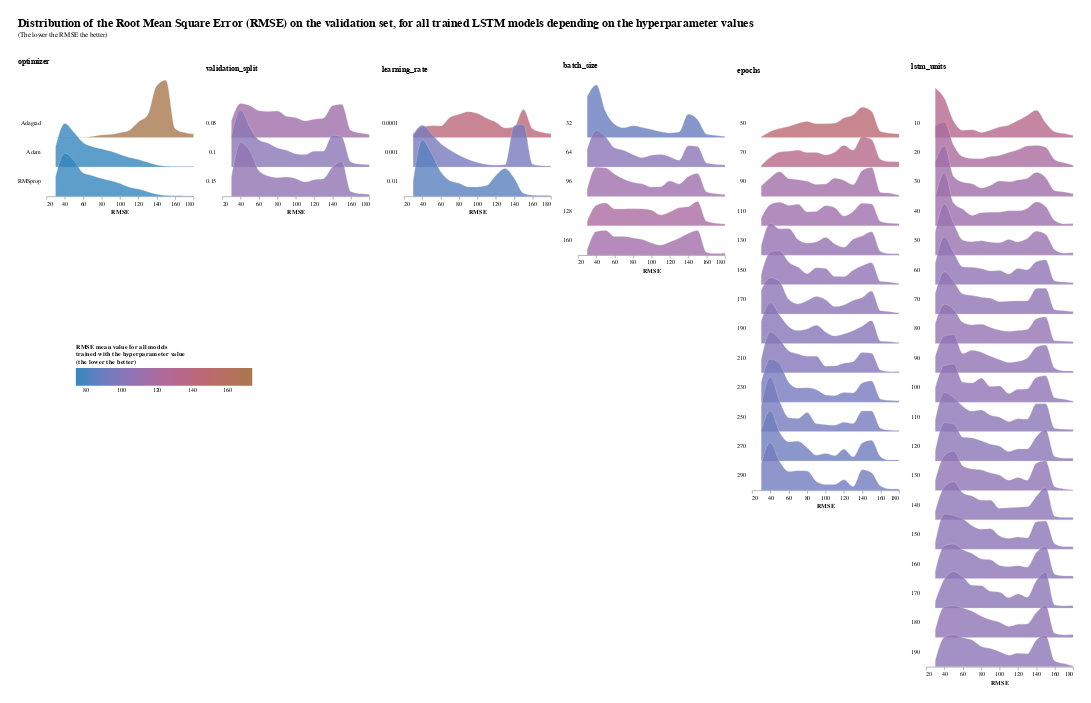

Notebook cell for this chart:
### Markdown cell above
## Hyperparameters Sensitivity Analysis
We perform here an analysis of the best model's sensitivity to the following hyperparamters:
* the optimizer used (e.g. Adam RMSprop, Adagrad)
* the training validation datasets split
* the number of lstm units
* the learning rate
* the batch size
* the number of training epochs

To perform this analysis, we trained 33,345 LSTM models for all possible combinations (within the selected ranges of values) of those 6 hyperparameters on the best model, and recorded for each model, the Root Mean Square Error (RMSE) on the test set.
The results are stored in a CSV file available in the ../assets/tuning folder.

The below visualization displays for each hyperparameter value, the distribution of the RMSE, and the mean of RMSE (using the color), for all models trained with that hyperparameter value. This allows us to show if a specific hyperparameter tends to lead to lower or higher RMSE and to compare the distribution between two values of the same hyperparameters.

### Code cell
hpt_df = pd.read_csv(r"../assets/tuning/hpt_results.csv")
# We can discard some hyperparameter data to reduce the size of the visualization and improve readability
#hpt_df = hpt_df[hpt_df["epochs"].isin(range(50, 310, 40))]
#hpt_df = hpt_df[hpt_df["lstm_units"].isin(range(10, 200, 30))]
draw_hyperparameters_distribution(hpt_df, ["optimizer", "validation_split", "learning_rate", "batch_size", "epochs", "lstm_units"])

### Figure 1 — Vega-Lite specification as saved in the notebook (floating-point values rounded to 4 significant figures; data arrays with more than 128 entries replaced by an {"elided": "..."} marker saying what was removed)
{"config": {"view": {"continuousWidth": 400, "continuousHeight": 300, "stroke": null}, "facet": {"spacing": 0}}, "hconcat": [{"data": {"name": "data-4d318b416f2afbdf88f20fe61fdf422a"}, "facet": {"row": {"field": "hyperparameter_value", "header": {"labelAlign": "left", "labelAngle": 0}, "title": null, "type": "nominal"}}, "spec": {"mark": {"type": "area", "fillOpacity": 0.8, "interpolate": "monotone", "stroke": "lightgray", "strokeWidth": 0.5}, "encoding": {"fill": {"field": "rmse_mean", "legend": {"direction": "horizontal", "gradientLength": 300, "gradientThickness": 30, "legendX": 50, "legendY": 400, "orient": "none", "title": ["RMSE mean value for all models", "trained with the hyperparameter value", "(the lower the better)"], "titleLimit": 300}, "scale": {"range": ["#3586BD", "#A9784F"]}, "type": "quantitative"}, "x": {"axis": {"grid": false}, "field": "rmse_bin", "title": "RMSE", "type": "quantitative"}, "y": {"axis": null, "field": "count", "scale": {"range": [50, -50]}, "type": "quantitative"}}, "height": 50, "width": 250}, "bounds": "flush", "title": {"text": "optimizer", "dy": -20.0}}, {"data": {"name": "data-061763da8a621e2e8cc38671108c53b0"}, "facet": {"row": {"field": "hyperparameter_value", "header": {"labelAlign": "left", "labelAngle": 0}, "title": null, "type": "quantitative"}}, "spec": {"mark": {"type": "area", "fillOpacity": 0.8, "interpolate": "monotone", "stroke": "lightgray", "strokeWidth": 0.5}, "encoding": {"fill": {"field": "rmse_mean", "legend": {"direction": "horizontal", "gradientLength": 300, "gradientThickness": 30, "legendX": 50, "legendY": 400, "orient": "none", "title": ["RMSE mean value for all models", "trained with the hyperparameter value", "(the lower the better)"], "titleLimit": 300}, "scale": {"range": ["#3586BD", "#A9784F"]}, "type": "quantitative"}, "x": {"axis": {"grid": false}, "field": "rmse_bin", "title": "RMSE", "type": "quantitative"}, "y": {"axis": null, "field": "count", "scale": {"range": [50, -50]}, "type": "quantitative"}}, "height": 50, "width": 250}, "bounds": "flush", "title": {"text": "validation_split", "dy": -47.98}}, {"data": {"name": "data-c4d9a9b53d3c091da4201f75718f8e41"}, "facet": {"row": {"field": "hyperparameter_value", "header": {"labelAlign": "left", "labelAngle": 0}, "title": null, "type": "quantitative"}}, "spec": {"mark": {"type": "area", "fillOpacity": 0.8, "interpolate": "monotone", "stroke": "lightgray", "strokeWidth": 0.5}, "encoding": {"fill": {"field": "rmse_mean", "legend": {"direction": "horizontal", "gradientLength": 300, "gradientThickness": 30, "legendX": 50, "legendY": 400, "orient": "none", "title": ["RMSE mean value for all models", "trained with the hyperparameter value", "(the lower the better)"], "titleLimit": 300}, "scale": {"range": ["#3586BD", "#A9784F"]}, "type": "quantitative"}, "x": {"axis": {"grid": false}, "field": "rmse_bin", "title": "RMSE", "type": "quantitative"}, "y": {"axis": null, "field": "count", "scale": {"range": [50, -50]}, "type": "quantitative"}}, "height": 50, "width": 250}, "bounds": "flush", "title": {"text": "learning_rate", "dy": -55.18}}, {"data": {"name": "data-55a1e725406621dee4509694a1ad4b38"}, "facet": {"row": {"field": "hyperparameter_value", "header": {"labelAlign": "left", "labelAngle": 0}, "title": null, "type": "quantitative"}}, "spec": {"mark": {"type": "area", "fillOpacity": 0.8, "interpolate": "monotone", "stroke": "lightgray", "strokeWidth": 0.5}, "encoding": {"fill": {"field": "rmse_mean", "legend": {"direction": "horizontal", "gradientLength": 300, "gradientThickness": 30, "legendX": 50, "legendY": 400, "orient": "none", "title": ["RMSE mean value for all models", "trained with the hyperparameter value", "(the lower the better)"], "titleLimit": 300}, "scale": {"range": ["#3586BD", "#A9784F"]}, "type": "quantitative"}, "x": {"axis": {"grid": false}, "field": "rmse_bin", "title": "RMSE", "type": "quantitative"}, "y": {"axis": null, "field": "count", "scale": {"range": [50, -50]}, "type": "quantitative"}}, "height": 50, "width": 250}, "bounds": "flush", "title": {"text": "batch_size", "dy": -20.0}}, {"data": {"name": "data-8193cc503d64f5d9be50690be7fb16d0"}, "facet": {"row": {"field": "hyperparameter_value", "header": {"labelAlign": "left", "labelAngle": 0}, "title": null, "type": "quantitative"}}, "spec": {"mark": {"type": "area", "fillOpacity": 0.8, "interpolate": "monotone", "stroke": "lightgray", "strokeWidth": 0.5}, "encoding": {"fill": {"field": "rmse_mean", "legend": {"direction": "horizontal", "gradientLength": 300, "gradientThickness": 30, "legendX": 50, "legendY": 400, "orient": "none", "title": ["RMSE mean value for all models", "trained with the hyperparameter value", "(the lower the better)"], "titleLimit": 300}, "scale": {"range": ["#3586BD", "#A9784F"]}, "type": "quantitative"}, "x": {"axis": {"grid": false}, "field": "rmse_bin", "title": "RMSE", "type": "quantitative"}, "y": {"axis": null, "field": "count", "scale": {"range": [50, -50]}, "type": "quantitative"}}, "height": 50, "width": 250}, "bounds": "flush", "title": {"text": "epochs", "dy": -51.17}}, {"data": {"name": "data-ffc87ff4dfd319b06a8df9b369eae18b"}, "facet": {"row": {"field": "hyperparameter_value", "header": {"labelAlign": "left", "labelAngle": 0}, "title": null, "type": "quantitative"}}, "spec": {"mark": {"type": "area", "fillOpacity": 0.8, "interpolate": "monotone", "stroke": "lightgray", "strokeWidth": 0.5}, "encoding": {"fill": {"field": "rmse_mean", "legend": {"direction": "horizontal", "gradientLength": 300, "gradientThickness": 30, "legendX": 50, "legendY": 400, "orient": "none", "title": ["RMSE mean value for all models", "trained with the hyperparameter value", "(the lower the better)"], "titleLimit": 300}, "scale": {"range": ["#3586BD", "#A9784F"]}, "type": "quantitative"}, "x": {"axis": {"grid": false}, "field": "rmse_bin", "title": "RMSE", "type": "quantitative"}, "y": {"axis": null, "field": "count", "scale": {"range": [50, -50]}, "type": "quantitative"}}, "height": 50, "width": 250}, "bounds": "flush", "title": {"text": "lstm_units", "dy": -24.65}}], "padding": 30, "title": {"text": ["Distribution of the Root Mean Square Error (RMSE) on the validation set, for all trained LSTM models depending on the hyperparameter values"], "subtitle": ["(The lower the RMSE the better)"], "anchor": "start", "fontSize": 20, "fontWeight": "bold", "dy": -30}, "$schema": "https://vega.github.io/schema/vega-lite/v4.17.0.json", "datasets": {"data-4d318b416f2afbdf88f20fe61fdf422a": [{"hyperparameter_name": "optimizer", "hyperparameter_value": "Adagrad", "rmse_mean": 173.9, "rmse_bin": 60.0, "count": 3}, {"hyperparameter_name": "optimizer", "hyperparameter_value": "Adagrad", "rmse_mean": 173.9, "rmse_bin": 70.0, "count": 54}, {"hyperparameter_name": "optimizer", "hyperparameter_value": "Adagrad", "rmse_mean": 173.9, "rmse_bin": 80.0, "count": 131}, {"hyperparameter_name": "optimizer", "hyperparameter_value": "Adagrad", "rmse_mean": 173.9, "rmse_bin": 90.0, "count": 152}, {"hyperparameter_name": "optimizer", "hyperparameter_value": "Adagrad", "rmse_mean": 173.9, "rmse_bin": 100.0, "count": 249}, {"hyperparameter_name": "optimizer", "hyperparameter_value": "Adagrad", "rmse_mean": 173.9, "rmse_bin": 110.0, "count": 367}, {"hyperparameter_name": "optimizer", "hyperparameter_value": "Adagrad", "rmse_mean": 173.9, "rmse_bin": 120.0, "count": 799}, {"hyperparameter_name": "optimizer", "hyperparameter_value": "Adagrad", "rmse_mean": 173.9, "rmse_bin": 130.0, "count": 1136}, {"hyperparameter_name": "optimizer", "hyperparameter_value": "Adagrad", "rmse_mean": 173.9, "rmse_bin": 140.0, "count": 2643}, {"hyperparameter_name": "optimizer", "hyperparameter_value": "Adagrad", "rmse_mean": 173.9, "rmse_bin": 150.0, "count": 2927}, {"hyperparameter_name": "optimizer", "hyperparameter_value": "Adagrad", "rmse_mean": 173.9, "rmse_bin": 160.0, "count": 456}, {"hyperparameter_name": "optimizer", "hyperparameter_value": "Adagrad", "rmse_mean": 173.9, "rmse_bin": 170.0, "count": 254}, {"hyperparameter_name": "optimizer", "hyperparameter_value": "Adagrad", "rmse_mean": 173.9, "rmse_bin": 180.0, "count": 179}, {"hyperparameter_name": "optimizer", "hyperparameter_value": "Adam", "rmse_mean": 74.09, "rmse_bin": 30.0, "count": 1029}, {"hyperparameter_name": "optimizer", "hyperparameter_value": "Adam", "rmse_mean": 74.09, "rmse_bin": 40.0, "count": 2219}, {"hyperparameter_name": "optimizer", "hyperparameter_value": "Adam", "rmse_mean": 74.09, "rmse_bin": 50.0, "count": 1761}, {"hyperparameter_name": "optimizer", "hyperparameter_value": "Adam", "rmse_mean": 74.09, "rmse_bin": 60.0, "count": 1240}, {"hyperparameter_name": "optimizer", "hyperparameter_value": "Adam", "rmse_mean": 74.09, "rmse_bin": 70.0, "count": 1037}, {"hyperparameter_name": "optimizer", "hyperparameter_value": "Adam", "rmse_mean": 74.09, "rmse_bin": 80.0, "count": 922}, {"hyperparameter_name": "optimizer", "hyperparameter_value": "Adam", "rmse_mean": 74.09, "rmse_bin": 90.0, "count": 801}, {"hyperparameter_name": "optimizer", "hyperparameter_value": "Adam", "rmse_mean": 74.09, "rmse_bin": 100.0, "count": 640}, {"hyperparameter_name": "optimizer", "hyperparameter_value": "Adam", "rmse_mean": 74.09, "rmse_bin": 110.0, "count": 490}, {"hyperparameter_name": "optimizer", "hyperparameter_value": "Adam", "rmse_mean": 74.09, "rmse_bin": 120.0, "count": 382}, {"hyperparameter_name": "optimizer", "hyperparameter_value": "Adam", "rmse_mean": 74.09, "rmse_bin": 130.0, "count": 238}, {"hyperparameter_name": "optimizer", "hyperparameter_value": "Adam", "rmse_mean": 74.09, "rmse_bin": 140.0, "count": 102}, {"hyperparameter_name": "optimizer", "hyperparameter_value": "Adam", "rmse_mean": 74.09, "rmse_bin": 150.0, "count": 41}, {"hyperparameter_name": "optimizer", "hyperparameter_value": "Adam", "rmse_mean": 74.09, "rmse_bin": 160.0, "count": 31}, {"hyperparameter_name": "optimizer", "hyperparameter_value": "Adam", "rmse_mean": 74.09, "rmse_bin": 170.0, "count": 26}, {"hyperparameter_name": "optimizer", "hyperparameter_value": "Adam", "rmse_mean": 74.09, "rmse_bin": 180.0, "count": 23}, {"hyperparameter_name": "optimizer", "hyperparameter_value": "RMSprop", "rmse_mean": 74.09, "rmse_bin": 30.0, "count": 1019}, {"hyperparameter_name": "optimizer", "hyperparameter_value": "RMSprop", "rmse_mean": 74.09, "rmse_bin": 40.0, "count": 2207}, {"hyperparameter_name": "optimizer", "hyperparameter_value": "RMSprop", "rmse_mean": 74.09, "rmse_bin": 50.0, "count": 1829}, {"hyperparameter_name": "optimizer", "hyperparameter_value": "RMSprop", "rmse_mean": 74.09, "rmse_bin": 60.0, "count": 1192}, {"hyperparameter_name": "optimizer", "hyperparameter_value": "RMSprop", "rmse_mean": 74.09, "rmse_bin": 70.0, "count": 1059}, {"hyperparameter_name": "optimizer", "hyperparameter_value": "RMSprop", "rmse_mean": 74.09, "rmse_bin": 80.0, "count": 915}, {"hyperparameter_name": "optimizer", "hyperparameter_value": "RMSprop", "rmse_mean": 74.09, "rmse_bin": 90.0, "count": 800}, {"hyperparameter_name": "optimizer", "hyperparameter_value": "RMSprop", "rmse_mean": 74.09, "rmse_bin": 100.0, "count": 658}, {"hyperparameter_name": "optimizer", "hyperparameter_value": "RMSprop", "rmse_mean": 74.09, "rmse_bin": 110.0, "count": 470}, {"hyperparameter_name": "optimizer", "hyperparameter_value": "RMSprop", "rmse_mean": 74.09, "rmse_bin": 120.0, "count": 372}, {"hyperparameter_name": "optimizer", "hyperparameter_value": "RMSprop", "rmse_mean": 74.09, "rmse_bin": 130.0, "count": 242}, {"hyperparameter_name": "optimizer", "hyperparameter_value": "RMSprop", "rmse_mean": 74.09, "rmse_bin": 140.0, "count": 104}, {"hyperparameter_name": "optimizer", "hyperparameter_value": "RMSprop", "rmse_mean": 74.09, "rmse_bin": 150.0, "count": 41}, {"hyperparameter_name": "optimizer", "hyperparameter_value": "RMSprop", "rmse_mean": 74.09, "rmse_bin": 160.0, "count": 28}, {"hyperparameter_name": "optimizer", "hyperparameter_value": "RMSprop", "rmse_mean": 74.09, "rmse_bin": 170.0, "count": 21}, {"hyperparameter_name": "optimizer", "hyperparameter_value": "RMSprop", "rmse_mean": 74.09, "rmse_bin": 180.0, "count": 24}], "data-061763da8a621e2e8cc38671108c53b0": [{"hyperparameter_name": "validation_split", "hyperparameter_value": 0.05, "rmse_mean": 113.6, "rmse_bin": 30.0, "count": 512}, {"hyperparameter_name": "validation_split", "hyperparameter_value": 0.05, "rmse_mean": 113.6, "rmse_bin": 40.0, "count": 1045}, {"hyperparameter_name": "validation_split", "hyperparameter_value": 0.05, "rmse_mean": 113.6, "rmse_bin": 50.0, "count": 978}, {"hyperparameter_name": "validation_split", "hyperparameter_value": 0.05, "rmse_mean": 113.6, "rmse_bin": 60.0, "count": 823}, {"hyperparameter_name": "validation_split", "hyperparameter_value": 0.05, "rmse_mean": 113.6, "rmse_bin": 70.0, "count": 798}, {"hyperparameter_name": "validation_split", "hyperparameter_value": 0.05, "rmse_mean": 113.6, "rmse_bin": 80.0, "count": 817}, {"hyperparameter_name": "validation_split", "hyperparameter_value": 0.05, "rmse_mean": 113.6, "rmse_bin": 90.0, "count": 650}, {"hyperparameter_name": "validation_split", "hyperparameter_value": 0.05, "rmse_mean": 113.6, "rmse_bin": 100.0, "count": 606}, {"hyperparameter_name": "validation_split", "hyperparameter_value": 0.05, "rmse_mean": 113.6, "rmse_bin": 110.0, "count": 509}, {"hyperparameter_name": "validation_split", "hyperparameter_value": 0.05, "rmse_mean": 113.6, "rmse_bin": 120.0, "count": 558}, {"hyperparameter_name": "validation_split", "hyperparameter_value": 0.05, "rmse_mean": 113.6, "rmse_bin": 130.0, "count": 590}, {"hyperparameter_name": "validation_split", "hyperparameter_value": 0.05, "rmse_mean": 113.6, "rmse_bin": 140.0, "count": 974}, {"hyperparameter_name": "validation_split", "hyperparameter_value": 0.05, "rmse_mean": 113.6, "rmse_bin": 150.0, "count": 1022}, {"hyperparameter_name": "validation_split", "hyperparameter_value": 0.05, "rmse_mean": 113.6, "rmse_bin": 160.0, "count": 219}, {"hyperparameter_name": "validation_split", "hyperparameter_value": 0.05, "rmse_mean": 113.6, "rmse_bin": 170.0, "count": 137}, {"hyperparameter_name": "validation_split", "hyperparameter_value": 0.05, "rmse_mean": 113.6, "rmse_bin": 180.0, "count": 91}, {"hyperparameter_name": "validation_split", "hyperparameter_value": 0.1, "rmse_mean": 102.2, "rmse_bin": 30.0, "count": 950}, {"hyperparameter_name": "validation_split", "hyperparameter_value": 0.1, "rmse_mean": 102.2, "rmse_bin": 40.0, "count": 1741}, {"hyperparameter_name": "validation_split", "hyperparameter_value": 0.1, "rmse_mean": 102.2, "rmse_bin": 50.0, "count": 1219}, {"hyperparameter_name": "validation_split", "hyperparameter_value": 0.1, "rmse_mean": 102.2, "rmse_bin": 60.0, "count": 829}, {"hyperparameter_name": "validation_split", "hyperparameter_value": 0.1, "rmse_mean": 102.2, "rmse_bin": 70.0, "count": 730}, {"hyperparameter_name": "validation_split", "hyperparameter_value": 0.1, "rmse_mean": 102.2, "rmse_bin": 80.0, "count": 581}, {"hyperparameter_name": "validation_split", "hyperparameter_value": 0.1, "rmse_mean": 102.2, "rmse_bin": 90.0, "count": 512}, {"hyperparameter_name": "validation_split", "hyperparameter_value": 0.1, "rmse_mean": 102.2, "rmse_bin": 100.0, "count": 400}, {"hyperparameter_name": "validation_split", "hyperparameter_value": 0.1, "rmse_mean": 102.2, "rmse_bin": 110.0, "count": 379}, {"hyperparameter_name": "validation_split", "hyperparameter_value": 0.1, "rmse_mean": 102.2, "rmse_bin": 120.0, "count": 484}, {"hyperparameter_name": "validation_split", "hyperparameter_value": 0.1, "rmse_mean": 102.2, "rmse_bin": 130.0, "count": 483}, {"hyperparameter_name": "validation_split", "hyperparameter_value": 0.1, "rmse_mean": 102.2, "rmse_bin": 140.0, "count": 974}, {"hyperparameter_name": "validation_split", "hyperparameter_value": 0.1, "rmse_mean": 102.2, "rmse_bin": 150.0, "count": 917}, {"hyperparameter_name": "validation_split", "hyperparameter_value": 0.1, "rmse_mean": 102.2, "rmse_bin": 160.0, "count": 153}, {"hyperparameter_name": "validation_split", "hyperparameter_value": 0.1, "rmse_mean": 102.2, "rmse_bin": 170.0, "count": 81}, {"hyperparameter_name": "validation_split", "hyperparameter_value": 0.1, "rmse_mean": 102.2, "rmse_bin": 180.0, "count": 67}, {"hyperparameter_name": "validation_split", "hyperparameter_value": 0.15, "rmse_mean": 106.3, "rmse_bin": 30.0, "count": 586}, {"hyperparameter_name": "validation_split", "hyperparameter_value": 0.15, "rmse_mean": 106.3, "rmse_bin": 40.0, "count": 1640}, {"hyperparameter_name": "validation_split", "hyperparameter_value": 0.15, "rmse_mean": 106.3, "rmse_bin": 50.0, "count": 1393}, {"hyperparameter_name": "validation_split", "hyperparameter_value": 0.15, "rmse_mean": 106.3, "rmse_bin": 60.0, "count": 783}, {"hyperparameter_name": "validation_split", "hyperparameter_value": 0.15, "rmse_mean": 106.3, "rmse_bin": 70.0, "count": 622}, {"hyperparameter_name": "validation_split", "hyperparameter_value": 0.15, "rmse_mean": 106.3, "rmse_bin": 80.0, "count": 570}, {"hyperparameter_name": "validation_split", "hyperparameter_value": 0.15, "rmse_mean": 106.3, "rmse_bin": 90.0, "count": 591}, {"hyperparameter_name": "validation_split", "hyperparameter_value": 0.15, "rmse_mean": 106.3, "rmse_bin": 100.0, "count": 541}, {"hyperparameter_name": "validation_split", "hyperparameter_value": 0.15, "rmse_mean": 106.3, "rmse_bin": 110.0, "count": 439}, {"hyperparameter_name": "validation_split", "hyperparameter_value": 0.15, "rmse_mean": 106.3, "rmse_bin": 120.0, "count": 511}, {"hyperparameter_name": "validation_split", "hyperparameter_value": 0.15, "rmse_mean": 106.3, "rmse_bin": 130.0, "count": 543}, {"hyperparameter_name": "validation_split", "hyperparameter_value": 0.15, "rmse_mean": 106.3, "rmse_bin": 140.0, "count": 901}, {"hyperparameter_name": "validation_split", "hyperparameter_value": 0.15, "rmse_mean": 106.3, "rmse_bin": 150.0, "count": 1070}, {"hyperparameter_name": "validation_split", "hyperparameter_value": 0.15, "rmse_mean": 106.3, "rmse_bin": 160.0, "count": 143}, {"hyperparameter_name": "validation_split", "hyperparameter_value": 0.15, "rmse_mean": 106.3, "rmse_bin": 170.0, "count": 83}, {"hyperparameter_name": "validation_split", "hyperparameter_value": 0.15, "rmse_mean": 106.3, "rmse_bin": 180.0, "count": 68}], "data-c4d9a9b53d3c091da4201f75718f8e41": [{"hyperparameter_name": "learning_rate", "hyperparameter_value": 0.0001, "rmse_mean": 142.7, "rmse_bin": 30.0, "count": 144}, {"hyperparameter_name": "learning_rate", "hyperparameter_value": 0.0001, "rmse_mean": 142.7, "rmse_bin": 40.0, "count": 421}, {"hyperparameter_name": "learning_rate", "hyperparameter_value": 0.0001, "rmse_mean": 142.7, "rmse_bin": 50.0, "count": 482}, {"hyperparameter_name": "learning_rate", "hyperparameter_value": 0.0001, "rmse_mean": 142.7, "rmse_bin": 60.0, "count": 473}, {"hyperparameter_name": "learning_rate", "hyperparameter_value": 0.0001, "rmse_mean": 142.7, "rmse_bin": 70.0, "count": 819}, {"hyperparameter_name": "learning_rate", "hyperparameter_value": 0.0001, "rmse_mean": 142.7, "rmse_bin": 80.0, "count": 955}, {"hyperparameter_name": "learning_rate", "hyperparameter_value": 0.0001, "rmse_mean": 142.7, "rmse_bin": 90.0, "count": 1058}, {"hyperparameter_name": "learning_rate", "hyperparameter_value": 0.0001, "rmse_mean": 142.7, "rmse_bin": 100.0, "count": 979}, {"hyperparameter_name": "learning_rate", "hyperparameter_value": 0.0001, "rmse_mean": 142.7, "rmse_bin": 110.0, "count": 787}, {"hyperparameter_name": "learning_rate", "hyperparameter_value": 0.0001, "rmse_mean": 142.7, "rmse_bin": 120.0, "count": 625}, {"hyperparameter_name": "learning_rate", "hyperparameter_value": 0.0001, "rmse_mean": 142.7, "rmse_bin": 130.0, "count": 389}, {"hyperparameter_name": "learning_rate", "hyperparameter_value": 0.0001, "rmse_mean": 142.7, "rmse_bin": 140.0, "count": 430}, {"hyperparameter_name": "learning_rate", "hyperparameter_value": 0.0001, "rmse_mean": 142.7, "rmse_bin": 150.0, "count": 1145}, {"hyperparameter_name": "learning_rate", "hyperparameter_value": 0.0001, "rmse_mean": 142.7, "rmse_bin": 160.0, "count": 356}, {"hyperparameter_name": "learning_rate", "hyperparameter_value": 0.0001, "rmse_mean": 142.7, "rmse_bin": 170.0, "count": 215}, {"hyperparameter_name": "learning_rate", "hyperparameter_value": 0.0001, "rmse_mean": 142.7, "rmse_bin": 180.0, "count": 159}, {"hyperparameter_name": "learning_rate", "hyperparameter_value": 0.001, "rmse_mean": 94.79, "rmse_bin": 30.0, "count": 1301}, {"hyperparameter_name": "learning_rate", "hyperparameter_value": 0.001, "rmse_mean": 94.79, "rmse_bin": 40.0, "count": 1703}, {"hyperparameter_name": "learning_rate", "hyperparameter_value": 0.001, "rmse_mean": 94.79, "rmse_bin": 50.0, "count": 1356}, {"hyperparameter_name": "learning_rate", "hyperparameter_value": 0.001, "rmse_mean": 94.79, "rmse_bin": 60.0, "count": 958}, {"hyperparameter_name": "learning_rate", "hyperparameter_value": 0.001, "rmse_mean": 94.79, "rmse_bin": 70.0, "count": 692}, {"hyperparameter_name": "learning_rate", "hyperparameter_value": 0.001, "rmse_mean": 94.79, "rmse_bin": 80.0, "count": 477}, {"hyperparameter_name": "learning_rate", "hyperparameter_value": 0.001, "rmse_mean": 94.79, "rmse_bin": 90.0, "count": 310}, {"hyperparameter_name": "learning_rate", "hyperparameter_value": 0.001, "rmse_mean": 94.79, "rmse_bin": 100.0, "count": 181}, {"hyperparameter_name": "learning_rate", "hyperparameter_value": 0.001, "rmse_mean": 94.79, "rmse_bin": 110.0, "count": 98}, {"hyperparameter_name": "learning_rate", "hyperparameter_value": 0.001, "rmse_mean": 94.79, "rmse_bin": 120.0, "count": 76}, {"hyperparameter_name": "learning_rate", "hyperparameter_value": 0.001, "rmse_mean": 94.79, "rmse_bin": 130.0, "count": 92}, {"hyperparameter_name": "learning_rate", "hyperparameter_value": 0.001, "rmse_mean": 94.79, "rmse_bin": 140.0, "count": 1679}, {"hyperparameter_name": "learning_rate", "hyperparameter_value": 0.001, "rmse_mean": 94.79, "rmse_bin": 150.0, "count": 1740}, {"hyperparameter_name": "learning_rate", "hyperparameter_value": 0.001, "rmse_mean": 94.79, "rmse_bin": 160.0, "count": 116}, {"hyperparameter_name": "learning_rate", "hyperparameter_value": 0.001, "rmse_mean": 94.79, "rmse_bin": 170.0, "count": 51}, {"hyperparameter_name": "learning_rate", "hyperparameter_value": 0.001, "rmse_mean": 94.79, "rmse_bin": 180.0, "count": 36}, {"hyperparameter_name": "learning_rate", "hyperparameter_value": 0.01, "rmse_mean": 84.59, "rmse_bin": 30.0, "count": 603}, {"hyperparameter_name": "learning_rate", "hyperparameter_value": 0.01, "rmse_mean": 84.59, "rmse_bin": 40.0, "count": 2302}, {"hyperparameter_name": "learning_rate", "hyperparameter_value": 0.01, "rmse_mean": 84.59, "rmse_bin": 50.0, "count": 1752}, {"hyperparameter_name": "learning_rate", "hyperparameter_value": 0.01, "rmse_mean": 84.59, "rmse_bin": 60.0, "count": 1004}, {"hyperparameter_name": "learning_rate", "hyperparameter_value": 0.01, "rmse_mean": 84.59, "rmse_bin": 70.0, "count": 639}, {"hyperparameter_name": "learning_rate", "hyperparameter_value": 0.01, "rmse_mean": 84.59, "rmse_bin": 80.0, "count": 536}, {"hyperparameter_name": "learning_rate", "hyperparameter_value": 0.01, "rmse_mean": 84.59, "rmse_bin": 90.0, "count": 385}, {"hyperparameter_name": "learning_rate", "hyperparameter_value": 0.01, "rmse_mean": 84.59, "rmse_bin": 100.0, "count": 387}, {"hyperparameter_name": "learning_rate", "hyperparameter_value": 0.01, "rmse_mean": 84.59, "rmse_bin": 110.0, "count": 442}, {"hyperparameter_name": "learning_rate", "hyperparameter_value": 0.01, "rmse_mean": 84.59, "rmse_bin": 120.0, "count": 852}, {"hyperparameter_name": "learning_rate", "hyperparameter_value": 0.01, "rmse_mean": 84.59, "rmse_bin": 130.0, "count": 1135}, {"hyperparameter_name": "learning_rate", "hyperparameter_value": 0.01, "rmse_mean": 84.59, "rmse_bin": 140.0, "count": 740}, {"hyperparameter_name": "learning_rate", "hyperparameter_value": 0.01, "rmse_mean": 84.59, "rmse_bin": 150.0, "count": 124}, {"hyperparameter_name": "learning_rate", "hyperparameter_value": 0.01, "rmse_mean": 84.59, "rmse_bin": 160.0, "count": 43}, {"hyperparameter_name": "learning_rate", "hyperparameter_value": 0.01, "rmse_mean": 84.59, "rmse_bin": 170.0, "count": 35}, {"hyperparameter_name": "learning_rate", "hyperparameter_value": 0.01, "rmse_mean": 84.59, "rmse_bin": 180.0, "count": 31}], "data-55a1e725406621dee4509694a1ad4b38": [{"hyperparameter_name": "batch_size", "hyperparameter_value": 32.0, "rmse_mean": 88.89, "rmse_bin": 30.0, "count": 1116}, {"hyperparameter_name": "batch_size", "hyperparameter_value": 32.0, "rmse_mean": 88.89, "rmse_bin": 40.0, "count": 1434}, {"hyperparameter_name": "batch_size", "hyperparameter_value": 32.0, "rmse_mean": 88.89, "rmse_bin": 50.0, "count": 710}, {"hyperparameter_name": "batch_size", "hyperparameter_value": 32.0, "rmse_mean": 88.89, "rmse_bin": 60.0, "count": 359}, {"hyperparameter_name": "batch_size", "hyperparameter_value": 32.0, "rmse_mean": 88.89, "rmse_bin": 70.0, "count": 266}, {"hyperparameter_name": "batch_size", "hyperparameter_value": 32.0, "rmse_mean": 88.89, "rmse_bin": 80.0, "count": 320}, {"hyperparameter_name": "batch_size", "hyperparameter_value": 32.0, "rmse_mean": 88.89, "rmse_bin": 90.0, "count": 275}, {"hyperparameter_name": "batch_size", "hyperparameter_value": 32.0, "rmse_mean": 88.89, "rmse_bin": 100.0, "count": 221}, {"hyperparameter_name": "batch_size", "hyperparameter_value": 32.0, "rmse_mean": 88.89, "rmse_bin": 110.0, "count": 161}, {"hyperparameter_name": "batch_size", "hyperparameter_value": 32.0, "rmse_mean": 88.89, "rmse_bin": 120.0, "count": 127}, {"hyperparameter_name": "batch_size", "hyperparameter_value": 32.0, "rmse_mean": 88.89, "rmse_bin": 130.0, "count": 151}, {"hyperparameter_name": "batch_size", "hyperparameter_value": 32.0, "rmse_mean": 88.89, "rmse_bin": 140.0, "count": 634}, {"hyperparameter_name": "batch_size", "hyperparameter_value": 32.0, "rmse_mean": 88.89, "rmse_bin": 150.0, "count": 494}, {"hyperparameter_name": "batch_size", "hyperparameter_value": 32.0, "rmse_mean": 88.89, "rmse_bin": 160.0, "count": 91}, {"hyperparameter_name": "batch_size", "hyperparameter_value": 32.0, "rmse_mean": 88.89, "rmse_bin": 170.0, "count": 56}, {"hyperparameter_name": "batch_size", "hyperparameter_value": 32.0, "rmse_mean": 88.89, "rmse_bin": 180.0, "count": 27}, {"hyperparameter_name": "batch_size", "hyperparameter_value": 64.0, "rmse_mean": 101.9, "rmse_bin": 30.0, "count": 476}, {"hyperparameter_name": "batch_size", "hyperparameter_value": 64.0, "rmse_mean": 101.9, "rmse_bin": 40.0, "count": 999}, {"hyperparameter_name": "batch_size", "hyperparameter_value": 64.0, "rmse_mean": 101.9, "rmse_bin": 50.0, "count": 816}, {"hyperparameter_name": "batch_size", "hyperparameter_value": 64.0, "rmse_mean": 101.9, "rmse_bin": 60.0, "count": 514}, {"hyperparameter_name": "batch_size", "hyperparameter_value": 64.0, "rmse_mean": 101.9, "rmse_bin": 70.0, "count": 451}, {"hyperparameter_name": "batch_size", "hyperparameter_value": 64.0, "rmse_mean": 101.9, "rmse_bin": 80.0, "count": 336}, {"hyperparameter_name": "batch_size", "hyperparameter_value": 64.0, "rmse_mean": 101.9, "rmse_bin": 90.0, "count": 253}, {"hyperparameter_name": "batch_size", "hyperparameter_value": 64.0, "rmse_mean": 101.9, "rmse_bin": 100.0, "count": 319}, {"hyperparameter_name": "batch_size", "hyperparameter_value": 64.0, "rmse_mean": 101.9, "rmse_bin": 110.0, "count": 338}, {"hyperparameter_name": "batch_size", "hyperparameter_value": 64.0, "rmse_mean": 101.9, "rmse_bin": 120.0, "count": 275}, {"hyperparameter_name": "batch_size", "hyperparameter_value": 64.0, "rmse_mean": 101.9, "rmse_bin": 130.0, "count": 181}, {"hyperparameter_name": "batch_size", "hyperparameter_value": 64.0, "rmse_mean": 101.9, "rmse_bin": 140.0, "count": 577}, {"hyperparameter_name": "batch_size", "hyperparameter_value": 64.0, "rmse_mean": 101.9, "rmse_bin": 150.0, "count": 560}, {"hyperparameter_name": "batch_size", "hyperparameter_value": 64.0, "rmse_mean": 101.9, "rmse_bin": 160.0, "count": 107}, {"hyperparameter_name": "batch_size", "hyperparameter_value": 64.0, "rmse_mean": 101.9, "rmse_bin": 170.0, "count": 66}, {"hyperparameter_name": "batch_size", "hyperparameter_value": 64.0, "rmse_mean": 101.9, "rmse_bin": 180.0, "count": 52}, {"hyperparameter_name": "batch_size", "hyperparameter_value": 96.0, "rmse_mean": 111.9, "rmse_bin": 30.0, "count": 192}, {"hyperparameter_name": "batch_size", "hyperparameter_value": 96.0, "rmse_mean": 111.9, "rmse_bin": 40.0, "count": 790}, {"hyperparameter_name": "batch_size", "hyperparameter_value": 96.0, "rmse_mean": 111.9, "rmse_bin": 50.0, "count": 771}, {"hyperparameter_name": "batch_size", "hyperparameter_value": 96.0, "rmse_mean": 111.9, "rmse_bin": 60.0, "count": 601}, {"hyperparameter_name": "batch_size", "hyperparameter_value": 96.0, "rmse_mean": 111.9, "rmse_bin": 70.0, "count": 467}, {"hyperparameter_name": "batch_size", "hyperparameter_value": 96.0, "rmse_mean": 111.9, "rmse_bin": 80.0, "count": 381}, {"hyperparameter_name": "batch_size", "hyperparameter_value": 96.0, "rmse_mean": 111.9, "rmse_bin": 90.0, "count": 339}, {"hyperparameter_name": "batch_size", "hyperparameter_value": 96.0, "rmse_mean": 111.9, "rmse_bin": 100.0, "count": 254}, {"hyperparameter_name": "batch_size", "hyperparameter_value": 96.0, "rmse_mean": 111.9, "rmse_bin": 110.0, "count": 263}, {"hyperparameter_name": "batch_size", "hyperparameter_value": 96.0, "rmse_mean": 111.9, "rmse_bin": 120.0, "count": 420}, {"hyperparameter_name": "batch_size", "hyperparameter_value": 96.0, "rmse_mean": 111.9, "rmse_bin": 130.0, "count": 336}, {"hyperparameter_name": "batch_size", "hyperparameter_value": 96.0, "rmse_mean": 111.9, "rmse_bin": 140.0, "count": 533}, {"hyperparameter_name": "batch_size", "hyperparameter_value": 96.0, "rmse_mean": 111.9, "rmse_bin": 150.0, "count": 620}, {"hyperparameter_name": "batch_size", "hyperparameter_value": 96.0, "rmse_mean": 111.9, "rmse_bin": 160.0, "count": 120}, {"hyperparameter_name": "batch_size", "hyperparameter_value": 96.0, "rmse_mean": 111.9, "rmse_bin": 170.0, "count": 70}, {"hyperparameter_name": "batch_size", "hyperparameter_value": 96.0, "rmse_mean": 111.9, "rmse_bin": 180.0, "count": 47}, {"hyperparameter_name": "batch_size", "hyperparameter_value": 128.0, "rmse_mean": 119.9, "rmse_bin": 30.0, "count": 119}, {"hyperparameter_name": "batch_size", "hyperparameter_value": 128.0, "rmse_mean": 119.9, "rmse_bin": 40.0, "count": 556}, {"hyperparameter_name": "batch_size", "hyperparameter_value": 128.0, "rmse_mean": 119.9, "rmse_bin": 50.0, "count": 618}, {"hyperparameter_name": "batch_size", "hyperparameter_value": 128.0, "rmse_mean": 119.9, "rmse_bin": 60.0, "count": 455}, {"hyperparameter_name": "batch_size", "hyperparameter_value": 128.0, "rmse_mean": 119.9, "rmse_bin": 70.0, "count": 458}, {"hyperparameter_name": "batch_size", "hyperparameter_value": 128.0, "rmse_mean": 119.9, "rmse_bin": 80.0, "count": 461}, {"hyperparameter_name": "batch_size", "hyperparameter_value": 128.0, "rmse_mean": 119.9, "rmse_bin": 90.0, "count": 458}, {"hyperparameter_name": "batch_size", "hyperparameter_value": 128.0, "rmse_mean": 119.9, "rmse_bin": 100.0, "count": 422}, {"hyperparameter_name": "batch_size", "hyperparameter_value": 128.0, "rmse_mean": 119.9, "rmse_bin": 110.0, "count": 293}, {"hyperparameter_name": "batch_size", "hyperparameter_value": 128.0, "rmse_mean": 119.9, "rmse_bin": 120.0, "count": 374}, {"hyperparameter_name": "batch_size", "hyperparameter_value": 128.0, "rmse_mean": 119.9, "rmse_bin": 130.0, "count": 490}, {"hyperparameter_name": "batch_size", "hyperparameter_value": 128.0, "rmse_mean": 119.9, "rmse_bin": 140.0, "count": 518}, {"hyperparameter_name": "batch_size", "hyperparameter_value": 128.0, "rmse_mean": 119.9, "rmse_bin": 150.0, "count": 663}, {"hyperparameter_name": "batch_size", "hyperparameter_value": 128.0, "rmse_mean": 119.9, "rmse_bin": 160.0, "count": 121}, {"hyperparameter_name": "batch_size", "hyperparameter_value": 128.0, "rmse_mean": 119.9, "rmse_bin": 170.0, "count": 66}, {"hyperparameter_name": "batch_size", "hyperparameter_value": 128.0, "rmse_mean": 119.9, "rmse_bin": 180.0, "count": 46}, {"hyperparameter_name": "batch_size", "hyperparameter_value": 160.0, "rmse_mean": 114.3, "rmse_bin": 30.0, "count": 145}, {"hyperparameter_name": "batch_size", "hyperparameter_value": 160.0, "rmse_mean": 114.3, "rmse_bin": 40.0, "count": 647}, {"hyperparameter_name": "batch_size", "hyperparameter_value": 160.0, "rmse_mean": 114.3, "rmse_bin": 50.0, "count": 675}, {"hyperparameter_name": "batch_size", "hyperparameter_value": 160.0, "rmse_mean": 114.3, "rmse_bin": 60.0, "count": 506}, {"hyperparameter_name": "batch_size", "hyperparameter_value": 160.0, "rmse_mean": 114.3, "rmse_bin": 70.0, "count": 508}, {"hyperparameter_name": "batch_size", "hyperparameter_value": 160.0, "rmse_mean": 114.3, "rmse_bin": 80.0, "count": 470}, {"hyperparameter_name": "batch_size", "hyperparameter_value": 160.0, "rmse_mean": 114.3, "rmse_bin": 90.0, "count": 428}, {"hyperparameter_name": "batch_size", "hyperparameter_value": 160.0, "rmse_mean": 114.3, "rmse_bin": 100.0, "count": 331}, {"hyperparameter_name": "batch_size", "hyperparameter_value": 160.0, "rmse_mean": 114.3, "rmse_bin": 110.0, "count": 272}, {"hyperparameter_name": "batch_size", "hyperparameter_value": 160.0, "rmse_mean": 114.3, "rmse_bin": 120.0, "count": 357}, {"hyperparameter_name": "batch_size", "hyperparameter_value": 160.0, "rmse_mean": 114.3, "rmse_bin": 130.0, "count": 458}, {"hyperparameter_name": "batch_size", "hyperparameter_value": 160.0, "rmse_mean": 114.3, "rmse_bin": 140.0, "count": 587}, {"hyperparameter_name": "batch_size", "hyperparameter_value": 160.0, "rmse_mean": 114.3, "rmse_bin": 150.0, "count": 672}, {"hyperparameter_name": "batch_size", "hyperparameter_value": 160.0, "rmse_mean": 114.3, "rmse_bin": 160.0, "count": 76}, {"hyperparameter_name": "batch_size", "hyperparameter_value": 160.0, "rmse_mean": 114.3, "rmse_bin": 170.0, "count": 43}, {"hyperparameter_name": "batch_size", "hyperparameter_value": 160.0, "rmse_mean": 114.3, "rmse_bin": 180.0, "count": 54}], "data-8193cc503d64f5d9be50690be7fb16d0": {"elided": "208 records"}, "data-ffc87ff4dfd319b06a8df9b369eae18b": {"elided": "304 records"}}}
